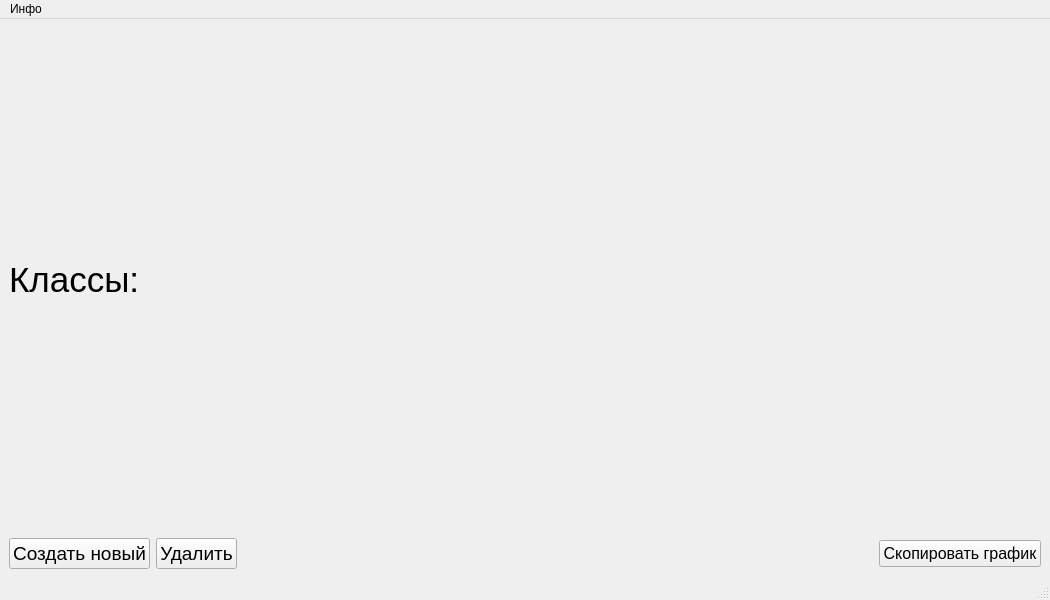
<?xml version="1.0" encoding="UTF-8"?>
<ui version="4.0">
 <class>MainMenu</class>
 <widget class="QMainWindow" name="MainMenu">
  <property name="geometry">
   <rect>
    <x>0</x>
    <y>0</y>
    <width>1050</width>
    <height>600</height>
   </rect>
  </property>
  <property name="windowTitle">
   <string>Калькулятор физ. подготовки - LeoMur</string>
  </property>
  <property name="windowIcon">
   <iconset resource="resource.qrc">
    <normaloff>:/new/PE_Calc.ico</normaloff>:/new/PE_Calc.ico</iconset>
  </property>
  <property name="windowOpacity">
   <double>1.000000000000000</double>
  </property>
  <widget class="QWidget" name="centralwidget">
   <layout class="QHBoxLayout" name="horizontalLayout_2">
    <item>
     <layout class="QVBoxLayout" name="verticalLayout_2">
      <item>
       <widget class="QLabel" name="label">
        <property name="sizePolicy">
         <sizepolicy hsizetype="Preferred" vsizetype="Minimum">
          <horstretch>0</horstretch>
          <verstretch>0</verstretch>
         </sizepolicy>
        </property>
        <property name="font">
         <font>
          <pointsize>26</pointsize>
         </font>
        </property>
        <property name="text">
         <string>Классы:</string>
        </property>
       </widget>
      </item>
      <item>
       <layout class="QGridLayout" name="gridLayout"/>
      </item>
      <item>
       <widget class="QPushButton" name="pushButton">
        <property name="font">
         <font>
          <pointsize>14</pointsize>
         </font>
        </property>
        <property name="toolTip">
         <string>Добаыить класс</string>
        </property>
        <property name="text">
         <string>Создать новый</string>
        </property>
       </widget>
      </item>
     </layout>
    </item>
    <item>
     <layout class="QVBoxLayout" name="verticalLayout">
      <item>
       <widget class="QLabel" name="label_2">
        <property name="sizePolicy">
         <sizepolicy hsizetype="Ignored" vsizetype="Ignored">
          <horstretch>0</horstretch>
          <verstretch>0</verstretch>
         </sizepolicy>
        </property>
        <property name="font">
         <font>
          <pointsize>72</pointsize>
         </font>
        </property>
        <property name="text">
         <string/>
        </property>
       </widget>
      </item>
      <item>
       <layout class="QHBoxLayout" name="horizontalLayout">
        <item>
         <widget class="QPushButton" name="pushButton_2">
          <property name="font">
           <font>
            <pointsize>14</pointsize>
           </font>
          </property>
          <property name="toolTip">
           <string>Удалить выбранный элемент</string>
          </property>
          <property name="text">
           <string>Удалить</string>
          </property>
          <property name="shortcut">
           <string>Del</string>
          </property>
         </widget>
        </item>
        <item>
         <widget class="QLabel" name="unit_fit_lbl">
          <property name="sizePolicy">
           <sizepolicy hsizetype="Expanding" vsizetype="Fixed">
            <horstretch>0</horstretch>
            <verstretch>0</verstretch>
           </sizepolicy>
          </property>
          <property name="font">
           <font>
            <pointsize>14</pointsize>
            <italic>true</italic>
           </font>
          </property>
          <property name="text">
           <string/>
          </property>
         </widget>
        </item>
        <item>
         <widget class="QPushButton" name="pushButton_7">
          <property name="font">
           <font>
            <pointsize>12</pointsize>
           </font>
          </property>
          <property name="toolTip">
           <string>График будет скопирован в буфер обмена</string>
          </property>
          <property name="text">
           <string>Скопировать график</string>
          </property>
         </widget>
        </item>
       </layout>
      </item>
     </layout>
    </item>
   </layout>
   <zorder></zorder>
  </widget>
  <widget class="QMenuBar" name="menubar">
   <property name="geometry">
    <rect>
     <x>0</x>
     <y>0</y>
     <width>1050</width>
     <height>21</height>
    </rect>
   </property>
   <widget class="QMenu" name="menu">
    <property name="title">
     <string>Инфо</string>
    </property>
    <addaction name="action"/>
   </widget>
   <addaction name="menu"/>
  </widget>
  <widget class="QStatusBar" name="statusbar"/>
  <action name="action">
   <property name="text">
    <string>О программе...</string>
   </property>
  </action>
 </widget>
 <resources>
  <include location="resource.qrc"/>
 </resources>
 <connections/>
</ui>
